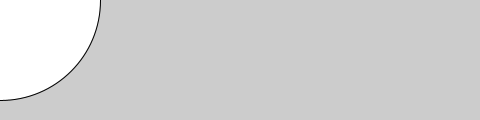
Frame 1 (no input)
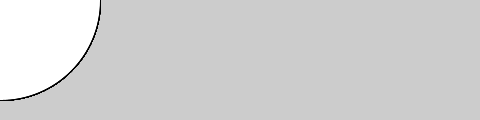
Frame 60 (the mouse pressed at the canvas centre just before this capture)
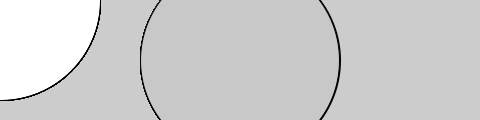
Frame 120 (the mouse held since frame 60 and released just before this capture)

The Processing sketch that drew these frames (run headless with seeded random() and noise(); from frame 60 on, the mouse is pressed at the canvas centre):

// Processing sketch: sketch_oct20a
// ── sketch_oct20a.pde
float numFrames = 50;
float csize = 200;
float thismouseX;
void setup() {
  size(480, 120);
  smooth();
}

void draw() {
  if (mousePressed) {
    fill(200);
  } else {
    fill(255);
  }
  ellipse(mouseX, mouseY, csize, csize);

  if (mouseX != thismouseX){
      csize = csize  - 1;
      thismouseX = mouseX;
  }
  if(csize <20){
    csize = 200;
  }
}
